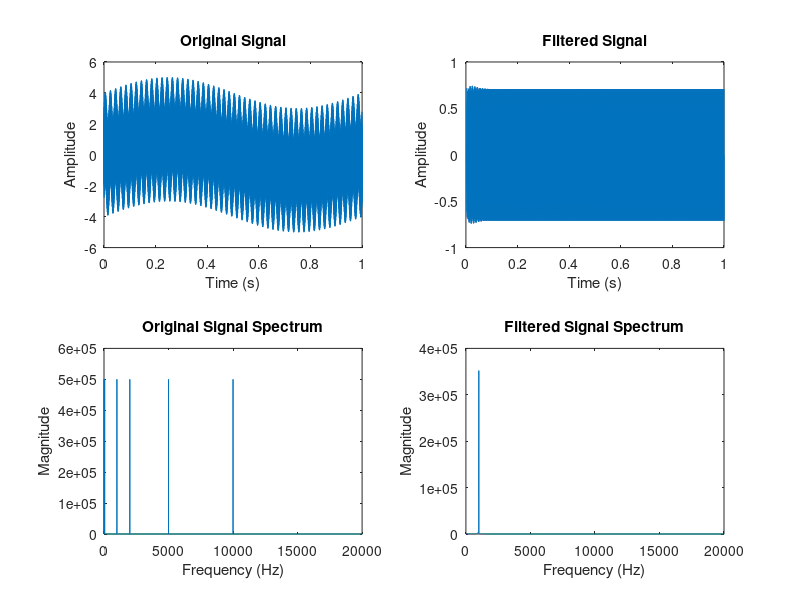

The MATLAB source for this figure:
%带通滤波器
%
%  * 离散时间 IIR 滤波器(实数)
%  * ----------------
%  * 滤波器结构  : 直接 II 型，二阶节
%  * 节数     : 16
%  * 稳定     : 是
%  * 线性相位   : 否
%  * 采样率：1MHz
%  * 上限频率：1kHz
%  * 下限频率：500Hz
%

%定义滤波器分子和分母系数
NUM = {[0.002826646365552, 0, 0],
    [1, 0, -1],
    [0.002826646365552, 0, 0],
    [1, 0, -1],
    [0.002825111843642, 0, 0],
    [1, 0, -1],
    [0.002825111843642, 0, 0],
    [1, 0, -1],
    [0.002823668639123, 0, 0],
    [1, 0, -1],
    [0.002823668639123, 0, 0],
    [1, 0, -1],
    [0.002822371678598, 0, 0],
    [1, 0, -1],
    [0.002822371678598, 0, 0],
    [1, 0, -1],
    [0.00282127010939, 0, 0],
    [1, 0, -1],
    [0.00282127010939, 0, 0],
    [1, 0, -1],
    [0.002820405516257, 0, 0],
    [1, 0, -1],
    [0.002820405516257, 0, 0],
    [1, 0, -1],
    [0.002819810436269, 0, 0],
    [1, 0, -1],
    [0.002819810436269, 0, 0],
    [1, 0, -1],
    [0.002819507212044, 0, 0],
    [1, 0, -1],
    [0.002819507212044, 0, 0],
    [1, 0, -1],
    [1, 0, 0]};

DEN = {
    [1, 0, 0],
    [1, -1.9989536277, 0.9989929834227],
    [1, 0, 0],
    [1, -1.999898591389, 0.9998989871151],
    [1, 0, 0],
    [1, -1.996987800259, 0.9970263038154],
    [1, 0, 0],
    [1, -1.999694740982, 0.999695145076],
    [1, 0, 0],
    [1, -1.995157667816, 0.9951945529941],
    [1, 0, 0],
    [1, -1.999485385372, 0.9994858068274],
    [1, 0, 0],
    [1, -1.993544133008, 0.9935787246762],
    [1, 0, 0],
    [1, -1.999266988299, 0.9992674372989],
    [1, 0, 0],
    [1, -1.999036993606, 0.9990374820715],
    [1, 0, 0],
    [1, -1.992218843302, 0.9922506126295],
    [1, 0, 0],
    [1, -1.998796913725, 0.9987974548979],
    [1, 0, 0],
    [1, -1.991238646025, 0.9912672981819],
    [1, 0, 0],
    [1, -1.998563218253, 0.998563822573],
    [1, 0, 0],
    [1, -1.990632669508, 0.9906583286048],
    [1, 0, 0],
    [1, -1.99839464449, 0.9983953010989],
    [1, 0, 0],
    [1, -1.990373454836, 0.9903970604307],
    [1, 0, 0]};
    
%定义滤波器阶数
Nsec = 33;

% 创建一个滤波器对象
fs = 1e6;  % 假设采样频率为1MHz

%创建一个包含1hz，50hz，1000hz，2000hz，5000hz，10khz的信号
t = 0:1/fs:1;  % 1秒的时间向量
signal = sin(2*pi*1*t) + sin(2*pi*50*t)...
+ sin(2*pi*1000*t) + sin(2*pi*2000*t)...
+ sin(2*pi*5000*t) + sin(2*pi*10000*t);

%原始信号频谱
signal_fft  = abs(fft(signal));
freq = (0:length(signal)-1)*fs/length(signal);

% 应用滤波器进行处理
filtered_signal = signal;
for i = 1:Nsec
    filtered_signal = filter(NUM{i}, DEN{i}, filtered_signal);
end

%滤波后信号的频谱
filtered_signal_fft = abs(fft(filtered_signal));

% 可视化信号和频谱
figure;

% 时域信号图
subplot(2, 2, 1);
plot(t, signal);
title('Original Signal');
xlabel('Time (s)');
ylabel('Amplitude');

subplot(2, 2, 2);
plot(t, filtered_signal);
title('Filtered Signal');
xlabel('Time (s)');
ylabel('Amplitude');

% 频域图
subplot(2, 2, 3);
plot(freq, signal_fft);
title('Original Signal Spectrum');
xlabel('Frequency (Hz)');
ylabel('Magnitude');
xlim([0 20000]);  % 限制x轴范围，便于观察低频到高频的成分

subplot(2, 2, 4);
plot(freq, filtered_signal_fft);
title('Filtered Signal Spectrum');
xlabel('Frequency (Hz)');
ylabel('Magnitude');
xlim([0 20000]);  % 限制x轴范围，便于观察低频到高频的成分
